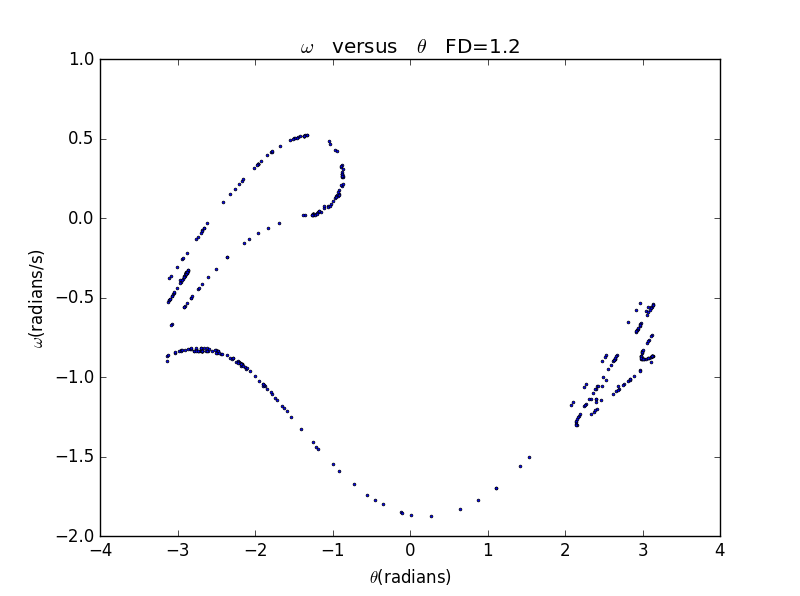

Write the Python code that produced this figure.
import numpy as np
import math
import matplotlib.pyplot as plt

g=9.8
l=9.8
class CHAOS():
    def __init__(self,_omg0,_theta0,_t0,_q,_FD,_Omega,_size=100.,_timelim=400.):
        self.omg=[_omg0]
        self.theta=[_theta0]
        self.t=[_t0]
        self.q=_q
        self.FD=_FD
        self.Omega=_Omega
        self.timelim=int(round(_timelim))
        self.size=int(round(_size))
        self.dt=(2.*math.pi/self.Omega)/self.size
        self.time=(2.*math.pi/self.Omega)*self.timelim
        self.n=int(round(self.time/self.dt))
    def calculate(self):
        global g,l
        for i in range(self.n):
            self.omg.append(self.omg[-1]-g/l*math.sin(self.theta[-1])*self.dt-self.q*self.omg[-1]*self.dt+self.FD*math.sin(self.Omega*self.t[-1])*self.dt)
            if self.theta[-1]+self.omg[-1]*self.dt>math.pi:
                self.theta.append(self.theta[-1]+self.omg[-1]*self.dt-2*math.pi)
            elif self.theta[-1]+self.omg[-1]*self.dt<-math.pi:
                self.theta.append(self.theta[-1]+self.omg[-1]*self.dt+2*math.pi)
            else: 
                self.theta.append(self.theta[-1]+self.omg[-1]*self.dt)
            self.t.append(self.t[-1]+self.dt)
            
    def plot_Poincare(self,_ax):        # the Poincare section plot    
        self.theta_Poincare=[]
        self.omg_Poincare=[]
        self.t_Poincare=[]
        for i in range(int(np.round(self.timelim))):
            self.t_Poincare.append(self.t[(i+1)*self.size])
            self.omg_Poincare.append(self.omg[(i+1)*self.size])
            self.theta_Poincare.append(self.theta[(i+1)*self.size])
        _ax.plot(self.theta_Poincare,self.omg_Poincare,'ob',markersize=2,label=r'$F_d = $'+' %.1f'%self.FD)
a=CHAOS(0,0.2,0,0.5,1.2,2./3.,100.,400.)
a.calculate()
ax=plt.subplot(111)
a.plot_Poincare(ax)
plt.xlabel(r"$\theta$(radians)")
plt.ylabel("$\omega$(radians/s)")
plt.title(r'$\omega$'+'   versus   '+r'$\theta$'+'   FD=1.2')

plt.savefig('chaos4.png')
plt.show()
